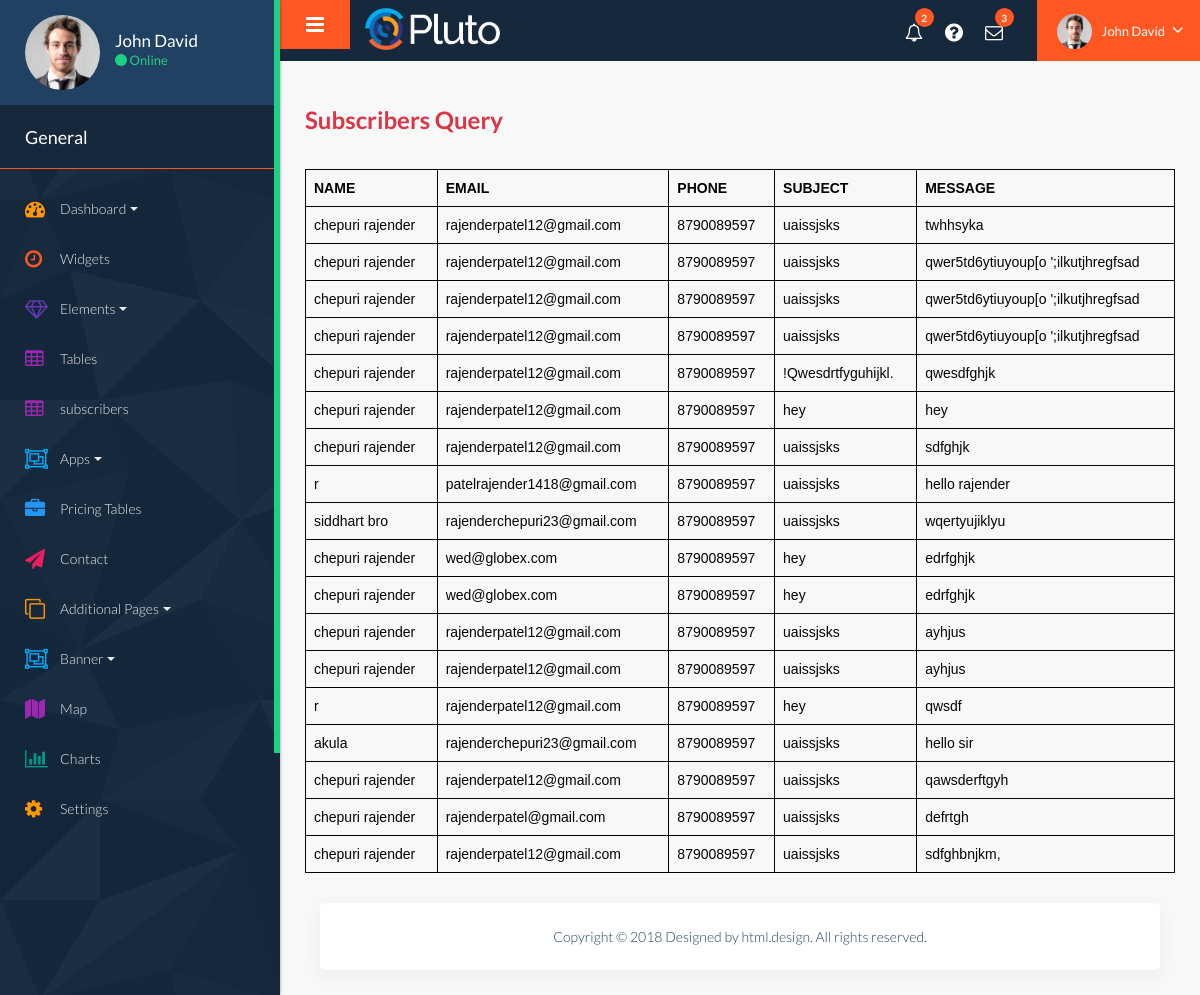
The app's page /datawork/contact with its own data.
### datawork/models.py (models this page shows, shortened)
class contactForm(models.Model):
    name = models.CharField(max_length=200, null=True)
    email = models.EmailField(null=True)
    phone = models.CharField(max_length=200)
    subject = models.TextField()
    message = models.TextField()

### datawork/views.py (the view)
# urls.py: path('contact', views.contact, name="contact"),
def contact(r):
    return render(r, 'private/contact.html', {
        "cat": contactForm.objects.all(), })

### markdia_project/template/private/contact.html (shortened to what this page needs)
{% extends 'private/base.html'%} {% block content %} {% load static %}
<!DOCTYPE html>
<html>
  <head>
  </head>
  <body>
    <br />
    <h2 class="text-danger">Subscribers Query</h2>
    <br />
    <table>
      <tr>
        <th>NAME</th>
        <th>EMAIL</th>
        <th>PHONE</th>
        <th>SUBJECT</th>
        <th>MESSAGE</th>
      </tr>
      {% for c in cat %}
      <tr>
        <td>{{c.name}}</td>
        <td>{{c.email}}</td>
        <td>{{c.phone}}</td>
        <td>{{c.subject}}</td>
        <td>{{c.message}}</td>
      </tr>
      {% endfor %}
    </table>
  </body>
</html>
{% endblock %}

### datawork/static/private/style.css (style rules this page uses)
* { margin: 0; padding: 0; outline: none !important; }
html, body { color: #898989; font-size: 14px; font-family: 'Poppins', sans-serif; line-height: normal; font-weight: 300; overflow-x: hidden !important; }
h1, h2, h3, h4, h5, h6 { letter-spacing: 0; font-weight: normal; position: relative; padding: 0; font-weight: normal; line-height: normal; color: #1f1f1f; margin: 0 }
h2 { font-size: 30px; color: #000; line-height: 20px; font-weight: 700; position: relative; }

### markdia_project/template/private/contact.html (style rules this page uses)
table { font-family: arial, sans-serif; border-collapse: collapse; width: 100%; color: #030303; }
td, th { border: 1px solid #030303; text-align: left; padding: 8px; }

### records on screen
contactForm: name "chepuri rajender", email "rajenderpatel12@gmail.com", phone "8790089597", subject "uaissjsks", message "twhhsyka"
contactForm: name "chepuri rajender", email "rajenderpatel12@gmail.com", phone "8790089597", subject "uaissjsks", message "qwer5td6ytiuyoup[o ';ilkutjhregfsad"
contactForm: name "chepuri rajender", email "rajenderpatel12@gmail.com", phone "8790089597", subject "uaissjsks", message "qwer5td6ytiuyoup[o ';ilkutjhregfsad"
contactForm: name "chepuri rajender", email "rajenderpatel12@gmail.com", phone "8790089597", subject "uaissjsks", message "qwer5td6ytiuyoup[o ';ilkutjhregfsad"
contactForm: name "chepuri rajender", email "rajenderpatel12@gmail.com", phone "8790089597", subject "!Qwesdrtfyguhijkl.", message "qwesdfghjk"
contactForm: name "chepuri rajender", email "rajenderpatel12@gmail.com", phone "8790089597", subject "hey", message "hey"
contactForm: name "chepuri rajender", email "rajenderpatel12@gmail.com", phone "8790089597", subject "uaissjsks", message "sdfghjk"
contactForm: name "r", email "patelrajender1418@gmail.com", phone "8790089597", subject "uaissjsks", message "hello rajender"
contactForm: name "siddhart bro", email "rajenderchepuri23@gmail.com", phone "8790089597", subject "uaissjsks", message "wqertyujiklyu"
contactForm: name "chepuri rajender", email "wed@globex.com", phone "8790089597", subject "hey", message "edrfghjk"
contactForm: name "chepuri rajender", email "wed@globex.com", phone "8790089597", subject "hey", message "edrfghjk"
contactForm: name "chepuri rajender", email "rajenderpatel12@gmail.com", phone "8790089597", subject "uaissjsks", message "ayhjus"
contactForm: name "chepuri rajender", email "rajenderpatel12@gmail.com", phone "8790089597", subject "uaissjsks", message "ayhjus"
contactForm: name "r", email "rajenderpatel12@gmail.com", phone "8790089597", subject "hey", message "qwsdf"
contactForm: name "akula", email "rajenderchepuri23@gmail.com", phone "8790089597", subject "uaissjsks", message "hello sir"
contactForm: name "chepuri rajender", email "rajenderpatel12@gmail.com", phone "8790089597", subject "uaissjsks", message "qawsderftgyh"
contactForm: name "chepuri rajender", email "rajenderpatel@gmail.com", phone "8790089597", subject "uaissjsks", message "defrtgh"
contactForm: name "chepuri rajender", email "rajenderpatel12@gmail.com", phone "8790089597", subject "uaissjsks", message "sdfghbnjkm,"
